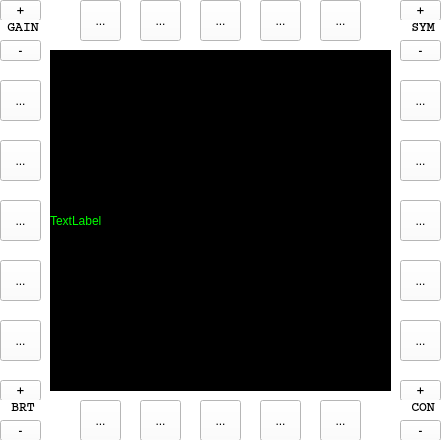
<?xml version="1.0" encoding="UTF-8"?>
<ui version="4.0">
 <class>xfalcon_MFD</class>
 <widget class="QWidget" name="xfalcon_MFD">
  <property name="geometry">
   <rect>
    <x>0</x>
    <y>0</y>
    <width>441</width>
    <height>440</height>
   </rect>
  </property>
  <property name="windowTitle">
   <string>Form</string>
  </property>
  <property name="styleSheet">
   <string notr="true">background-color: rgb(255, 255, 255);</string>
  </property>
  <widget class="QLabel" name="label">
   <property name="geometry">
    <rect>
     <x>50</x>
     <y>50</y>
     <width>341</width>
     <height>341</height>
    </rect>
   </property>
   <property name="styleSheet">
    <string notr="true">background-color: rgb(0, 0, 0);
color: rgb(0, 255, 0);</string>
   </property>
   <property name="text">
    <string>TextLabel</string>
   </property>
  </widget>
  <widget class="QToolButton" name="toolButton">
   <property name="geometry">
    <rect>
     <x>80</x>
     <y>0</y>
     <width>41</width>
     <height>41</height>
    </rect>
   </property>
   <property name="text">
    <string>...</string>
   </property>
  </widget>
  <widget class="QToolButton" name="toolButton_2">
   <property name="geometry">
    <rect>
     <x>140</x>
     <y>0</y>
     <width>41</width>
     <height>41</height>
    </rect>
   </property>
   <property name="text">
    <string>...</string>
   </property>
  </widget>
  <widget class="QToolButton" name="toolButton_3">
   <property name="geometry">
    <rect>
     <x>200</x>
     <y>0</y>
     <width>41</width>
     <height>41</height>
    </rect>
   </property>
   <property name="text">
    <string>...</string>
   </property>
  </widget>
  <widget class="QToolButton" name="toolButton_4">
   <property name="geometry">
    <rect>
     <x>260</x>
     <y>0</y>
     <width>41</width>
     <height>41</height>
    </rect>
   </property>
   <property name="text">
    <string>...</string>
   </property>
  </widget>
  <widget class="QToolButton" name="toolButton_5">
   <property name="geometry">
    <rect>
     <x>320</x>
     <y>0</y>
     <width>41</width>
     <height>41</height>
    </rect>
   </property>
   <property name="text">
    <string>...</string>
   </property>
  </widget>
  <widget class="QToolButton" name="toolButton_6">
   <property name="geometry">
    <rect>
     <x>140</x>
     <y>400</y>
     <width>41</width>
     <height>41</height>
    </rect>
   </property>
   <property name="text">
    <string>...</string>
   </property>
  </widget>
  <widget class="QToolButton" name="toolButton_7">
   <property name="geometry">
    <rect>
     <x>80</x>
     <y>400</y>
     <width>41</width>
     <height>41</height>
    </rect>
   </property>
   <property name="text">
    <string>...</string>
   </property>
  </widget>
  <widget class="QToolButton" name="toolButton_8">
   <property name="geometry">
    <rect>
     <x>200</x>
     <y>400</y>
     <width>41</width>
     <height>41</height>
    </rect>
   </property>
   <property name="text">
    <string>...</string>
   </property>
  </widget>
  <widget class="QToolButton" name="toolButton_9">
   <property name="geometry">
    <rect>
     <x>320</x>
     <y>400</y>
     <width>41</width>
     <height>41</height>
    </rect>
   </property>
   <property name="text">
    <string>...</string>
   </property>
  </widget>
  <widget class="QToolButton" name="toolButton_10">
   <property name="geometry">
    <rect>
     <x>260</x>
     <y>400</y>
     <width>41</width>
     <height>41</height>
    </rect>
   </property>
   <property name="text">
    <string>...</string>
   </property>
  </widget>
  <widget class="QToolButton" name="toolButton_11">
   <property name="geometry">
    <rect>
     <x>0</x>
     <y>80</y>
     <width>41</width>
     <height>41</height>
    </rect>
   </property>
   <property name="text">
    <string>...</string>
   </property>
  </widget>
  <widget class="QToolButton" name="toolButton_12">
   <property name="geometry">
    <rect>
     <x>0</x>
     <y>140</y>
     <width>41</width>
     <height>41</height>
    </rect>
   </property>
   <property name="text">
    <string>...</string>
   </property>
  </widget>
  <widget class="QToolButton" name="toolButton_13">
   <property name="geometry">
    <rect>
     <x>0</x>
     <y>200</y>
     <width>41</width>
     <height>41</height>
    </rect>
   </property>
   <property name="text">
    <string>...</string>
   </property>
  </widget>
  <widget class="QToolButton" name="toolButton_14">
   <property name="geometry">
    <rect>
     <x>0</x>
     <y>260</y>
     <width>41</width>
     <height>41</height>
    </rect>
   </property>
   <property name="text">
    <string>...</string>
   </property>
  </widget>
  <widget class="QToolButton" name="toolButton_15">
   <property name="geometry">
    <rect>
     <x>0</x>
     <y>320</y>
     <width>41</width>
     <height>41</height>
    </rect>
   </property>
   <property name="text">
    <string>...</string>
   </property>
  </widget>
  <widget class="QToolButton" name="toolButton_16">
   <property name="geometry">
    <rect>
     <x>400</x>
     <y>200</y>
     <width>41</width>
     <height>41</height>
    </rect>
   </property>
   <property name="text">
    <string>...</string>
   </property>
  </widget>
  <widget class="QToolButton" name="toolButton_17">
   <property name="geometry">
    <rect>
     <x>400</x>
     <y>80</y>
     <width>41</width>
     <height>41</height>
    </rect>
   </property>
   <property name="text">
    <string>...</string>
   </property>
  </widget>
  <widget class="QToolButton" name="toolButton_18">
   <property name="geometry">
    <rect>
     <x>400</x>
     <y>140</y>
     <width>41</width>
     <height>41</height>
    </rect>
   </property>
   <property name="text">
    <string>...</string>
   </property>
  </widget>
  <widget class="QToolButton" name="toolButton_19">
   <property name="geometry">
    <rect>
     <x>400</x>
     <y>320</y>
     <width>41</width>
     <height>41</height>
    </rect>
   </property>
   <property name="text">
    <string>...</string>
   </property>
  </widget>
  <widget class="QToolButton" name="toolButton_20">
   <property name="geometry">
    <rect>
     <x>400</x>
     <y>260</y>
     <width>41</width>
     <height>41</height>
    </rect>
   </property>
   <property name="text">
    <string>...</string>
   </property>
  </widget>
  <widget class="QToolButton" name="toolButton_21">
   <property name="geometry">
    <rect>
     <x>0</x>
     <y>0</y>
     <width>41</width>
     <height>21</height>
    </rect>
   </property>
   <property name="font">
    <font>
     <family>Courier</family>
     <pointsize>10</pointsize>
     <weight>75</weight>
     <bold>true</bold>
    </font>
   </property>
   <property name="text">
    <string>+</string>
   </property>
  </widget>
  <widget class="QToolButton" name="toolButton_22">
   <property name="geometry">
    <rect>
     <x>0</x>
     <y>40</y>
     <width>41</width>
     <height>21</height>
    </rect>
   </property>
   <property name="font">
    <font>
     <family>Courier</family>
     <pointsize>10</pointsize>
     <weight>75</weight>
     <bold>true</bold>
    </font>
   </property>
   <property name="text">
    <string>-</string>
   </property>
  </widget>
  <widget class="QToolButton" name="toolButton_23">
   <property name="geometry">
    <rect>
     <x>400</x>
     <y>0</y>
     <width>41</width>
     <height>21</height>
    </rect>
   </property>
   <property name="font">
    <font>
     <family>Courier</family>
     <pointsize>10</pointsize>
     <weight>75</weight>
     <bold>true</bold>
    </font>
   </property>
   <property name="text">
    <string>+</string>
   </property>
  </widget>
  <widget class="QToolButton" name="toolButton_24">
   <property name="geometry">
    <rect>
     <x>400</x>
     <y>40</y>
     <width>41</width>
     <height>21</height>
    </rect>
   </property>
   <property name="font">
    <font>
     <family>Courier</family>
     <pointsize>10</pointsize>
     <weight>75</weight>
     <bold>true</bold>
    </font>
   </property>
   <property name="text">
    <string>-</string>
   </property>
  </widget>
  <widget class="QToolButton" name="toolButton_25">
   <property name="geometry">
    <rect>
     <x>400</x>
     <y>380</y>
     <width>41</width>
     <height>21</height>
    </rect>
   </property>
   <property name="font">
    <font>
     <family>Courier</family>
     <pointsize>10</pointsize>
     <weight>75</weight>
     <bold>true</bold>
    </font>
   </property>
   <property name="text">
    <string>+</string>
   </property>
  </widget>
  <widget class="QToolButton" name="toolButton_26">
   <property name="geometry">
    <rect>
     <x>400</x>
     <y>420</y>
     <width>41</width>
     <height>21</height>
    </rect>
   </property>
   <property name="font">
    <font>
     <family>Courier</family>
     <pointsize>10</pointsize>
     <weight>75</weight>
     <bold>true</bold>
    </font>
   </property>
   <property name="text">
    <string>-</string>
   </property>
  </widget>
  <widget class="QToolButton" name="toolButton_27">
   <property name="geometry">
    <rect>
     <x>0</x>
     <y>380</y>
     <width>41</width>
     <height>21</height>
    </rect>
   </property>
   <property name="font">
    <font>
     <family>Courier</family>
     <pointsize>10</pointsize>
     <weight>75</weight>
     <bold>true</bold>
    </font>
   </property>
   <property name="text">
    <string>+</string>
   </property>
  </widget>
  <widget class="QToolButton" name="toolButton_28">
   <property name="geometry">
    <rect>
     <x>0</x>
     <y>420</y>
     <width>41</width>
     <height>21</height>
    </rect>
   </property>
   <property name="font">
    <font>
     <family>Courier</family>
     <pointsize>10</pointsize>
     <weight>75</weight>
     <bold>true</bold>
    </font>
   </property>
   <property name="text">
    <string>-</string>
   </property>
  </widget>
  <widget class="QLabel" name="label_2">
   <property name="geometry">
    <rect>
     <x>0</x>
     <y>20</y>
     <width>46</width>
     <height>13</height>
    </rect>
   </property>
   <property name="font">
    <font>
     <family>Courier</family>
     <pointsize>10</pointsize>
     <weight>75</weight>
     <bold>true</bold>
    </font>
   </property>
   <property name="text">
    <string>GAIN</string>
   </property>
   <property name="alignment">
    <set>Qt::AlignCenter</set>
   </property>
  </widget>
  <widget class="QLabel" name="label_3">
   <property name="geometry">
    <rect>
     <x>400</x>
     <y>20</y>
     <width>46</width>
     <height>13</height>
    </rect>
   </property>
   <property name="font">
    <font>
     <family>Courier</family>
     <pointsize>10</pointsize>
     <weight>75</weight>
     <bold>true</bold>
    </font>
   </property>
   <property name="text">
    <string>SYM</string>
   </property>
   <property name="alignment">
    <set>Qt::AlignCenter</set>
   </property>
  </widget>
  <widget class="QLabel" name="label_4">
   <property name="geometry">
    <rect>
     <x>400</x>
     <y>400</y>
     <width>46</width>
     <height>13</height>
    </rect>
   </property>
   <property name="font">
    <font>
     <family>Courier</family>
     <pointsize>10</pointsize>
     <weight>75</weight>
     <bold>true</bold>
    </font>
   </property>
   <property name="text">
    <string>CON</string>
   </property>
   <property name="alignment">
    <set>Qt::AlignCenter</set>
   </property>
  </widget>
  <widget class="QLabel" name="label_5">
   <property name="geometry">
    <rect>
     <x>0</x>
     <y>400</y>
     <width>46</width>
     <height>13</height>
    </rect>
   </property>
   <property name="font">
    <font>
     <family>Courier</family>
     <pointsize>10</pointsize>
     <weight>75</weight>
     <bold>true</bold>
    </font>
   </property>
   <property name="text">
    <string>BRT</string>
   </property>
   <property name="alignment">
    <set>Qt::AlignCenter</set>
   </property>
  </widget>
 </widget>
 <resources/>
 <connections/>
</ui>
